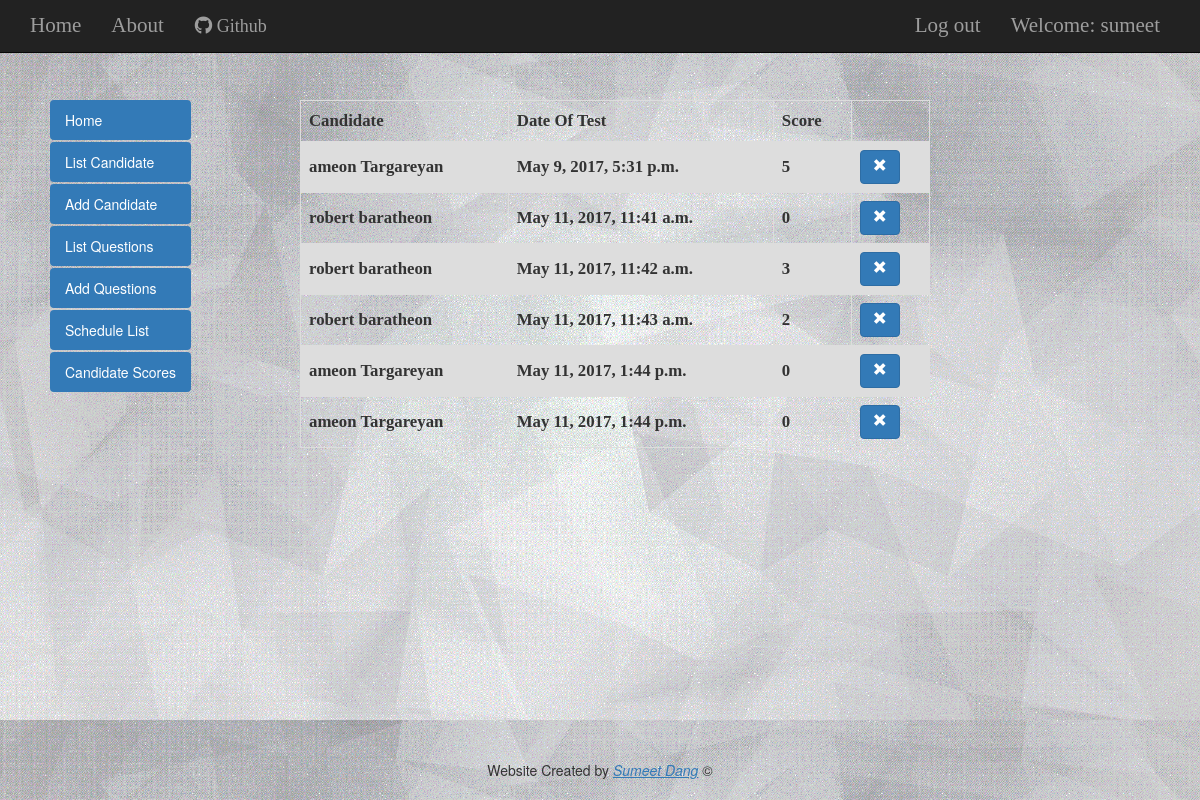
The page /score_list/ (signed in) on the database its author committed.
### TestApp/models.py (models this page shows, shortened)
class CandidateScores(models.Model):
    candidate_name = models.ForeignKey('Candidate',on_delete=models.CASCADE)
    date_taken = models.DateTimeField()
    score = models.SmallIntegerField()

class Candidate(models.Model):
    id = models.AutoField(primary_key=True)
    first_name = models.CharField(max_length=100)
    last_name = models.CharField(max_length=100)
    email = models.EmailField(max_length=100)
    login_id = models.CharField(max_length=10,unique=True)
    password = models.CharField(max_length=10)
    def __str__(self):
        return self.first_name + " " + self.last_name

### TestApp/views.py (the view)
# urls.py: url(r'^score_list/$',admin_login(views.CandidateScoresListView.as_view()),name='score_list'),
class CandidateScoresListView(LoginRequiredMixin,ListView):
    login_url = '/accounts/login/'
    redirect_field_name = 'TestApp/index.html'
    template_name = 'candidatescore_list.html'
    form_class = CandidateScoresForm
    model = CandidateScores

### TestApp/views.py (called while the page is built)
def admin_login(view_func):
    def _decorator(request, *args, **kwargs):
        if(request.user.groups.filter(name__in=['Candidate']).exists()):
            return redirect(reverse('invalid_login'))
        else:
            response = view_func(request, *args, **kwargs)
            return response
    return wraps(view_func)(_decorator)

### TestApp/template/TestApp/candidatescore_list.html
{% extends 'base.html' %}
{% block content %}
<table class="score-table">
<tr>
  <th>Candidate</th>
  <th>Date Of Test</th>
  <th>Score</th>
  <th></th>
</tr>
        {% for candidatescore in object_list %}
            <tr>
                <td>{{ candidatescore.candidate_name }} </td>
                <td>{{ candidatescore.date_taken }} </td>
                <td>{{ candidatescore.score }} </td>
                <td><a class="btn btn-primary" href="{% url 'score_remove' pk=candidatescore.pk %}"><span class="glyphicon glyphicon-remove"></span></a></td>
            </tr>
        {% endfor %}
</table>
{% endblock %}

### TestApp/template/TestApp/base.html (shortened to what this page needs)
<!DOCTYPE html>
{% load staticfiles %}
<html>
  <head>
<link rel="stylesheet" href="https://maxcdn.bootstrapcdn.com/bootstrap/3.3.7/css/bootstrap.min.css">
<link rel="stylesheet" href="/static/css/TestApp.css">
  </head>
  <body>
    <nav class='navbar navbar-inverse navbar-fixed-top font-bitter'>
        <div class="container-fluid">
          <ul class='nav navbar-nav'>
            <li><a href="{% url 'index' %}">Home</a></li>
            <li><a href="{% url 'about' %}">About</a></li>
            <li><a class="btn btn-block btn-social btn-lg btn-google-plus" href="https://github.com/sumeet-dang/Online-Test-Application">
          <i class="fa fa-github"></i>
          Github
        </a></li>
          </ul>
          <ul class='nav navbar-nav navbar-right'>
            {% if user.is_authenticated %}
            <li>
              <a href="{% url 'logout' %}" >Log out</a>
            </li>
            <li>
              <a >Welcome: {{ user.username }}</a>
            </li>
              {% else %}
              <li><a class='nav navbar-right' href="{% url 'login' %}" >Login&nbsp&nbsp<span class="glyphicon glyphicon-user"></span></a></li>
            {% endif %}
          </ul>
        </div>
    </nav>
<br><br><br><br><br>
    <div class="activity-list" id="base_list">
    <ul class="nav nav-pills nav-stacked">
      <li role="presentation" class="active"><a href="{% url 'index' %}">Home</a></li>
      <li role="presentation" class="active"><a href="{% url 'candidate_list' %}">List Candidate</a></li>
      <li role="presentation" class="active"><a href="{% url 'candidate_new' %}">Add Candidate</a></li>
      <li role="presentation" class="active"><a href="{% url 'question_list' %}">List Questions</a></li>
      <li role="presentation" class="active"><a href="{% url 'question_new' %}">Add Questions</a></li>
      <li role="presentation" class="active"><a href="{% url 'schedule_list' %}">Schedule List</a></li>
      <li role="presentation" class="active"><a href="{% url 'score_list' %}">Candidate Scores</a></li>
    </ul>
</div>
  <div class="template-content">
  {% block content %}
  {% endblock %}
</div>
<div class="footer">
  <p>Website Created by <a href="mailto:sumeet.dang101@gmail.com?Subject=Online%20Portal" target="_top" class="emphasize">Sumeet Dang</a> ©</p>
</div>
  </body>
</html>

### TestApp/static/css/TestApp.css (style rules this page uses)
body { background-image: url(../Images/background1.gif); background-size: cover!important; background-repeat:repeat; background-size: 100%; }
.footer { position: fixed; right: 0; bottom: 0; left: 0; padding: 1rem; text-align: center; }
.font-bitter { font-family: 'Bitter', serif; font-size:1.5em; }
.navbar-right { margin-right:10px; }
.activity-list { margin-left:50px; border:black; float: left; height: 100%; width: auto; }
.template-content { margin-left:300px; height: 100%; }
table { border-collapse: collapse; }
td { padding-top: .5em; padding-bottom: .5em; }
.emphasize { font-style: italic; font-weight: 300; text-decoration: underline; }
.score-table { font-family: 'Eczar', serif; font-size: 1.2em; font-weight: bold; border-collapse: collapse; width: 70%; }
.score-table td,th { border: 1px solid #dddddd; text-align: left; padding: 8px; }
.score-table tr:nth-child(even) { background-color: #dddddd; }

### rows shown on the page
CandidateScores: candidate_name "ameon Targareyan", date_taken "May 9, 2017, 5:31 p.m.", score "5"
CandidateScores: candidate_name "robert baratheon", date_taken "May 11, 2017, 11:41 a.m.", score "0"
CandidateScores: candidate_name "robert baratheon", date_taken "May 11, 2017, 11:42 a.m.", score "3"
CandidateScores: candidate_name "robert baratheon", date_taken "May 11, 2017, 11:43 a.m.", score "2"
CandidateScores: candidate_name "ameon Targareyan", date_taken "May 11, 2017, 1:44 p.m.", score "0"
CandidateScores: candidate_name "ameon Targareyan", date_taken "May 11, 2017, 1:44 p.m.", score "0"

### other values the page prints
{{ user.username }} "sumeet"
